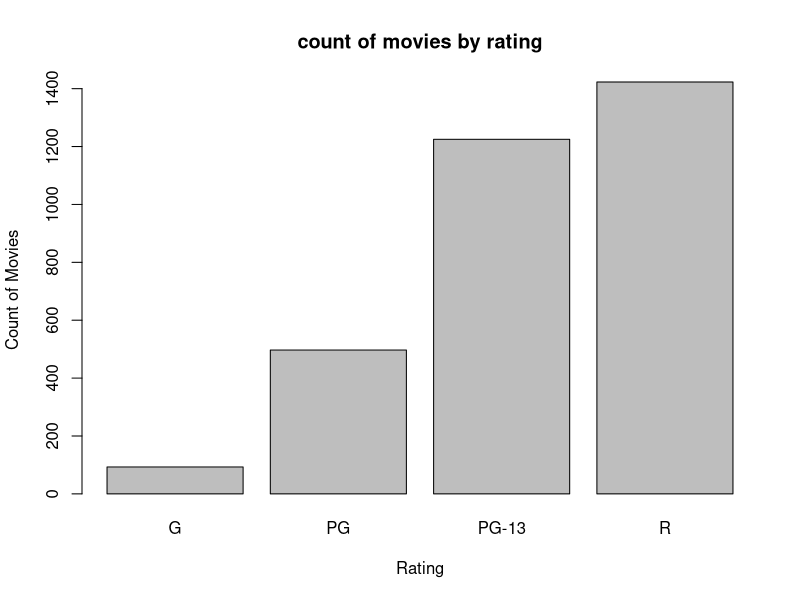
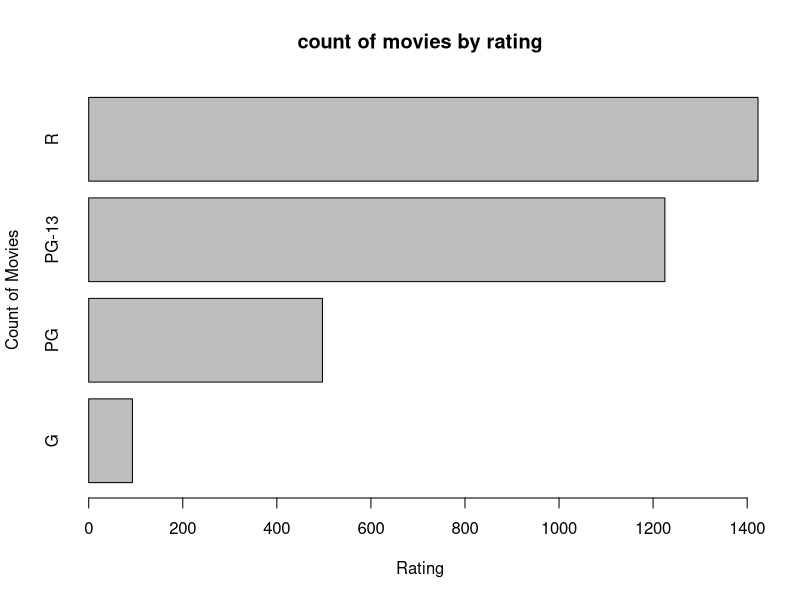
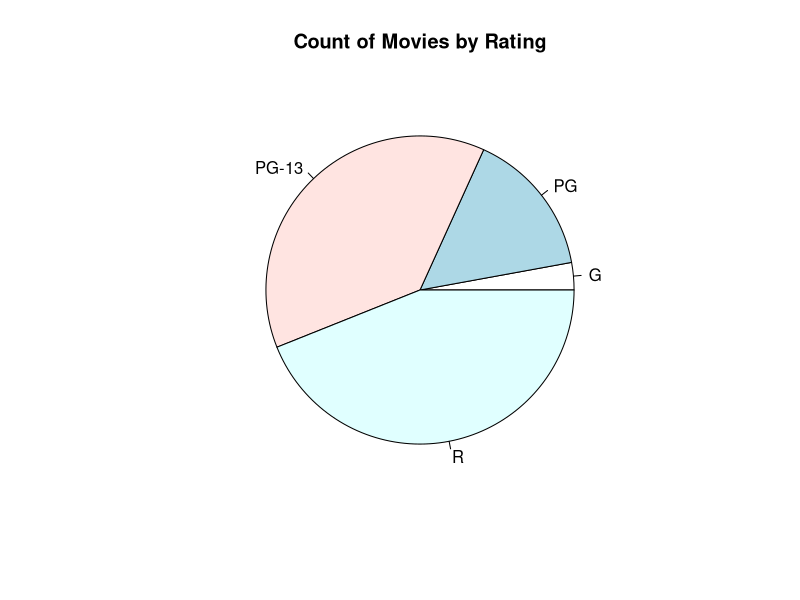
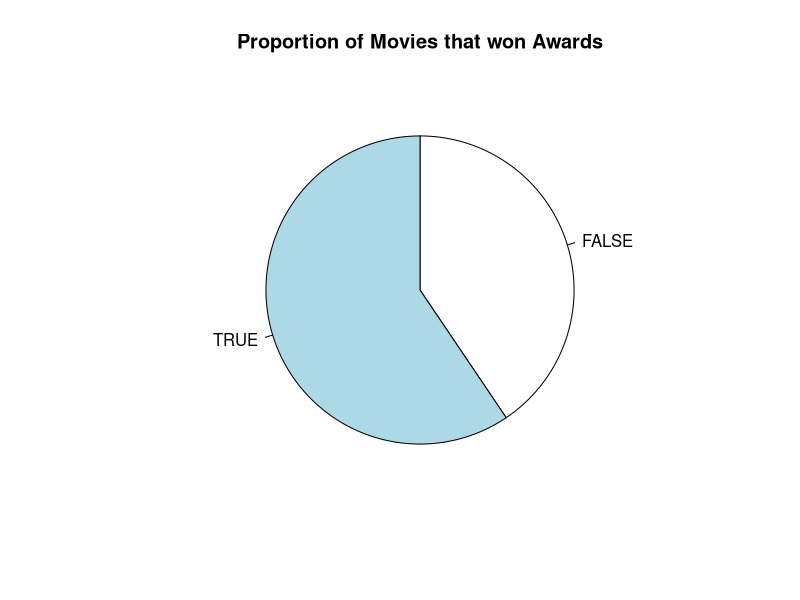
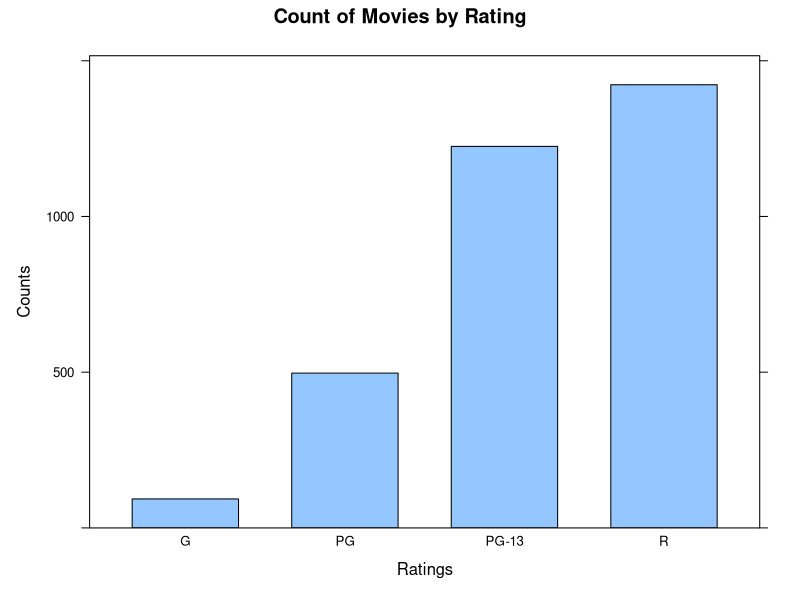
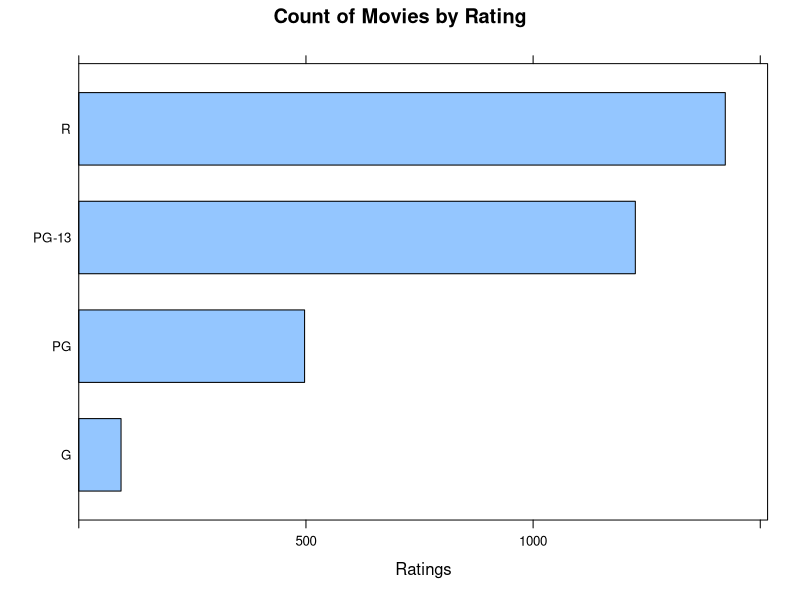

Write R code to recreate these figures, in order. (Note: this script raises an error after producing the figures.)
# set working directory
setwd('E:/Coding/Data anaylsis/ITI-Data-Analytics-Visualization-Specialist/R files')

# load movie data from CSV file
movies <- read.csv('Movies.csv')

head(movies)

#Univariate visualization for
# qualtive variablew

#rating bar chart
count <- table(movies$Rating)
count

#making barcharts vertical and horiz
barplot(height = count,
     main = 'count of movies by rating',
     xlab = 'Rating',
     ylab = 'Count of Movies')

barplot(height = count,
        horiz = TRUE,
        main = 'count of movies by rating',
        xlab = 'Rating',
        ylab = 'Count of Movies')

# Create pie chart of rating
pie( x = count,
     main = "Count of Movies by Rating")

# Create pie chart of awards
pie(x = table(movies$Awards),
     clockwise = TRUE,
     main = "Proportion of Movies that won Awards")

## Lattice one categorical value

library(lattice)

ratings <-as.data.frame(count)

names(ratings)[1] <- "Rating"
names(ratings)[2] <- "Counts"

# Create frequency bar chart 
barchart(
  x = Counts~ Rating,
  ratings,
  main = "Count of Movies by Rating",
  xlab = 'Ratings'
  )

barchart(
  x = Rating~ Counts,
  ratings,
  main = "Count of Movies by Rating",
  xlab = 'Ratings'
)

## GGplot2 

#drawing the same barcharts 
ggplot(data = movies,
       aes(x = Rating))+
  geom_bar()+
  ggtitle("Count of Movies by Rating")


ggplot(data = movies,
         aes(x = Rating))+
  geom_bar()+
  ggtitle("Count of Movies by Rating")+
  coord_flip()  

# Creatign a piechart
ggplot(data = movies,
       aes(x = "",fill = Rating))+
  geom_bar(width=1, color="white")+
  coord_polar(theta= "y",start = 0)+
  ylab("")+
  ggtitle("Count of Movies by Rating")

# Creating a pie chart for awads
# Creatign a piechart
ggplot(data = movies,
       aes(x = "",fill = Awards))+
  geom_bar(width=1, color="white")+
  coord_polar(theta= "y",start = 0)+
  ylab("")+
  ggtitle("Winning Awards?")

## Working with Quantitative Univariate data

#Rating variable
plot(
  x = movies$Runtime,
  y = rep(0,nrow(movies)),
  main = 'Distributions of movie runtimes',
  xlab = "Runtime(minutes)",
  ylab = '',
  yaxt = 'n'
)
#some enhancements 
plot(
  x = movies$Runtime,
  y = rep(0,nrow(movies)),
  main = 'Distributions of movie runtimes',
  xlab = "Runtime(minutes)",
  ylab = '',
  yaxt = 'n',
  pch = 16,
  col = rgb(0,0,0,0.1)
)

# add boxplot
boxplot(
  x = movies$Runtime,
  main = 'Distributions of movie runtimes'
)

# histogram 
hist(
  x = movies$Runtime,
  breaks = 30,
  main = 'Distributions of movie runtimes',
  xlab = "Runtime(minutes)"
)

#densityplot
plot(
  x = density(movies$Runtime),
  main = 'Distributions of movie runtimes',
  xlab = "Runtime(minutes)"
)


## Lattice 

#running stripplot
stripplot(
  x = ~Runtime,
  data = movies,
  main = 'Distributions of Movie Runtimes',
  xlab = 'Runtime(minutes)'
)

# adding jitter
stripplot(
  x = ~Runtime,
  jitter = TRUE,
  amount = 0.5,
  data = movies,
  main = 'Distributions of Movie Runtimes',
  xlab = 'Runtime(minutes)'
)

#boxplot
bwplot(
  x = ~Runtime,
  movies,
  main = 'Distributions of Movie Runtimes',
  xlab = 'Runtime(minutes)'
)

#histogram
histogram(
  x = ~Runtime,
  movies,
  main = 'Distributions of Movie Runtimes',
  xlab = 'Runtime(minutes)'
)
  
#densityplot
densityplot(
  x = ~Runtime,
  movies,
  main = 'Distributions of Movie Runtimes',
  xlab = 'Runtime(minutes)'
)

## GGplot2 

#dotplot
ggplot(movies,
       aes(Runtime,stat = 'count'))+
  geom_dotplot(binwidth = 1)+
  ggtitle('distributions of Movie Runtimes')+
  xlab('Runtime (minutes)')

# violin dotplot
ggplot(movies,
       aes(Runtime,stat = 'count'))+
  geom_dotplot(binwidth = 1,
               stackdir = 'center')+
  ggtitle('distributions of Movie Runtimes')+
  xlab('Runtime (minutes)')

#Boxplot
ggplot(movies,
       aes(Runtime,Runtime))+
  geom_boxplot()+
  coord_flip()+
  ggtitle('distributions of Movie Runtimes')+
  xlab('Runtime (minutes)')+
  theme(
    axis.text.x = element_blank(),
    axis.text.y = element_blank()
  )

#histogram
ggplot(movies,
       aes(Runtime))+
  geom_histogram(binwidth = 10)+
  ggtitle('distributions of Movie Runtimes')+
  xlab('Runtime (minutes)')

#densityplot
ggplot(movies,
       aes(Runtime))+
  geom_density()+
  ggtitle('distributions of Movie Runtimes')+
  xlab('Runtime (minutes)')



##Biavariate visualization for 
##two qualitive variables

#create a contingency table

awards<- table(
  movies$Awards,
  movies$Rating)
awards

# create a grouped frequency bar chart 

barplot(
  height = awards ,
  beside = TRUE,
  main = "Count of Movies by rating and Awards",
  xlab = 'Rating',
  ylab = 'awards',
  legend = c('No','Yes'),
  args.legend = list(x = 'topleft',title = 'awards')
)

#stacked barplot
barplot(
  height = awards ,
  beside = FALSE,
  main = "Count of Movies by rating and Awards",
  xlab = 'Rating',
  ylab = 'awards',
  legend = c('No','Yes'),
  args.legend = list(x = 'topleft',title = 'awards')
)

proportions <- apply(awards, 2,function(x){x/sum(x)})


barplot(
  height = proportions ,
  beside = FALSE,
  main = "Proportions of Movies by rating and Awards",
  xlab = 'Rating',
  ylab = 'awards',
  legend = c('No','Yes'),
  args.legend = list(x = 'topleft',title = 'awards')
)

awards <- table(movies$Rating,movies$Awards)
colnames(awards) <- c("No","Yes")

#Create a spineplot
spineplot(
  x = awards,
  main = "Proportions of Movies by rating and Awards",
  xlab = 'Rating',
  ylab = 'awards',
)

#Create mosiac plot
mosaicplot(
  x = awards,
  main = "Proportions of Movies by rating and Awards",
  xlab = 'Rating',
  ylab = 'awards',
)


## Two categorical values in lattice
barchart(
  x = awards,
  stack = FALSE,
  horizontal = FALSE,
  main = "Count of Movies by rating and Awards",
  xlab = 'Rating',
  ylab = 'awards',
  auto.key = list(x = 0.05, y = 0.95,title = 'awards')
)

matrix <- apply(awards, 1,function(x){x/sum(x)})
matrix
proportions <- t(matrix)

#making a barchart of probabilties
barchart(
  x = proportions,
  stack = TRUE,
  horizontal = FALSE,
  main = "Propotions of Movies by rating and Awards",
  xlab = 'Rating',
  ylab = 'Propotion of movies',
  auto.key = list(x = 0.7, y = 1.05,title = 'awards',columns = 2,
                  background = 'white')
)

## ggplot side by side

ggplot(
  data = movies,
  aes(x = Rating,fill = Awards))+
  geom_bar(position = 'dodge')+
  ggtitle('Count of Movies by rating and Awards')+
  scale_fill_discrete(labels = c('No','Yes'))


# stacked frequency bar chart
ggplot(
  data = movies,
  aes(x = Rating,fill = Awards))+
  geom_bar()+
  ggtitle('Count of Movies by rating and Awards')+
  scale_fill_discrete(labels = c('No','Yes'))

# stacked frequency propotions bar chart
ggplot(
  data = movies,
  aes(x = Rating,fill = Awards))+
  geom_bar(position = 'fill')+
  ggtitle('Propotions of Movies by rating and Awards')+
  scale_fill_discrete(labels = c('No','Yes'))


## dealing with bivariate quantitve variables 

#Create a scatterplot 
plot(
  movies$Runtime,
  movies$Box.Office,
  main = 'Runtime vs Box.office Revenue',
  xlab = 'Runtime(mintues)',
  ylab = 'Box Office $M',
  col = 'skyblue'
)

#Create linear regression model
model <- lm(movies$Box.Office ~ movies$Runtime)
model
#Draw the linear regression line on the plot
lines(
  movies$Runtime,
  model$fitted,
  col = 'red',
  lwd = 3
)

library(MASS)

# Create a 2d kernel density estimation
density2d <- kde2d(
  movies$Box.Office, movies$Runtime,
)

# Create a contour plot of density
contour(
  density2d$x,
  density2d$y,
  density2d$z,
  main = 'Runtime vs Box.office Revenue',
  xlab = 'Runtime(mintues)',
  ylab = 'Box Office $M',
  )

#Create a level plot of density
image(
  density2d$x,
  density2d$y,
  density2d$z,
  col = topo.colors(100),
  main = 'Runtime vs Box.office Revenue',
  xlab = 'Runtime(mintues)',
  ylab = 'Box Office $M',
)

#Create a mesh plot of density
persp(
  density2d$x,
  density2d$y,
  density2d$z,
  col = cut(density2d$z,100),
  main = 'Runtime vs Box.office Revenue',
  xlab = 'Runtime(mintues)',
  ylab = 'Box Office $M',
)
palette('default')
 

# Lattice 2 quantitve data
xyplot(
  x = Box.Office~ Runtime,
  data = movies,
  main = 'Runtime vs Box.office Revenue',
  xlab = 'Runtime(mintues)',
  ylab = 'Box Office $M',
)

# add the linear regression line
xyplot(
  x = Box.Office~ Runtime,
  data = movies,
  type= c('p','r'),
  main = 'Runtime vs Box.office Revenue',
  xlab = 'Runtime(mintues)',
  ylab = 'Box Office $M',
)

# Create a grid from our 2d kernel density estimation
grid <- expand.grid(
  x = density2d$x,
  y = density2d$y
)

grid$z <- as.vector(density2d$z)

head(grid)

#Create a contour plot of density
contourplot(
  x = z ~ x * y,
  data =grid,
  main = 'Runtime vs Box.office Revenue',
  xlab = 'Runtime(mintues)',
  ylab = 'Box Office $M',
)

#Create a level plot
levelplot(
  x = z ~ x * y,
  data =grid,
  main = 'Runtime vs Box.office Revenue',
  xlab = 'Runtime(mintues)',
  ylab = 'Box Office $M',
)

# Create a meshplot
wireframe(
  x = z ~ x * y,
  data =grid,
  drape = TRUE,
  main = 'Runtime vs Box.office Revenue',
  xlab = 'Runtime(mintues)',
  ylab = 'Box Office $M',
  zlab = 'density'
)


## ggplot2

# Bivariate visualizations for 
# two quantitiative variables

# Create scatterplot
ggplot(
  data = movies, 
  aes(x = Runtime, y = Box.Office)) +
  geom_point() + 
  ggtitle("Runtime vs. Box Office Revenue") +
  xlab("Runtime (minutes)") +
  ylab("Box Office ($M)")

# Add a linear regression line
ggplot(
  data = movies, 
  aes(x = Runtime, y = Box.Office)) +
  geom_point() + 
  geom_smooth(method = "lm") +
  ggtitle("Runtime vs. Box Office Revenue") +
  xlab("Runtime (minutes)") +
  ylab("Box Office ($M)")


# Create a frequency heatmap
ggplot(
  data = movies, 
  aes(x = Runtime, y = Box.Office)) +
  stat_bin2d() + 
  ggtitle("Runtime vs. Box Office Revenue") +
  xlab("Runtime (minutes)") +
  ylab("Box Office ($M)")

# Create a hexagonal binned frequency heatmap
ggplot(
  data = movies,
  aes(x = Runtime, y = Box.Office)) +
  stat_binhex() + 
  ggtitle("Runtime vs. Box Office Revenue") +
  xlab("Runtime (minutes)") +
  ylab("Box Office ($M)")

# Create a contour plot of density
ggplot(
  data = movies, 
  aes(x = Runtime, y = Box.Office)) +
  geom_density2d() + 
  ggtitle("Runtime vs. Box Office Revenue") +
  xlab("Runtime (minutes)") +
  ylab("Box Office ($M)")

# Create a level plot of density
ggplot(
  data = movies, 
  aes(x = Runtime, y = Box.Office)) +
  stat_density2d(aes(fill = ..level..), geom = "polygon") + 
  ggtitle("Runtime vs. Box Office Revenue") +
  xlab("Runtime (minutes)") +
  ylab("Box Office ($M)")

# NOTE: 3D visualizations do not exist in ggplot2


##Bivariate visulaizations for both a
## qualitiative and quantiative variable

#Create a bivariate bar graph
average<- tapply(movies$Box.Office,
                 movies$Rating, mean)

print(average)
